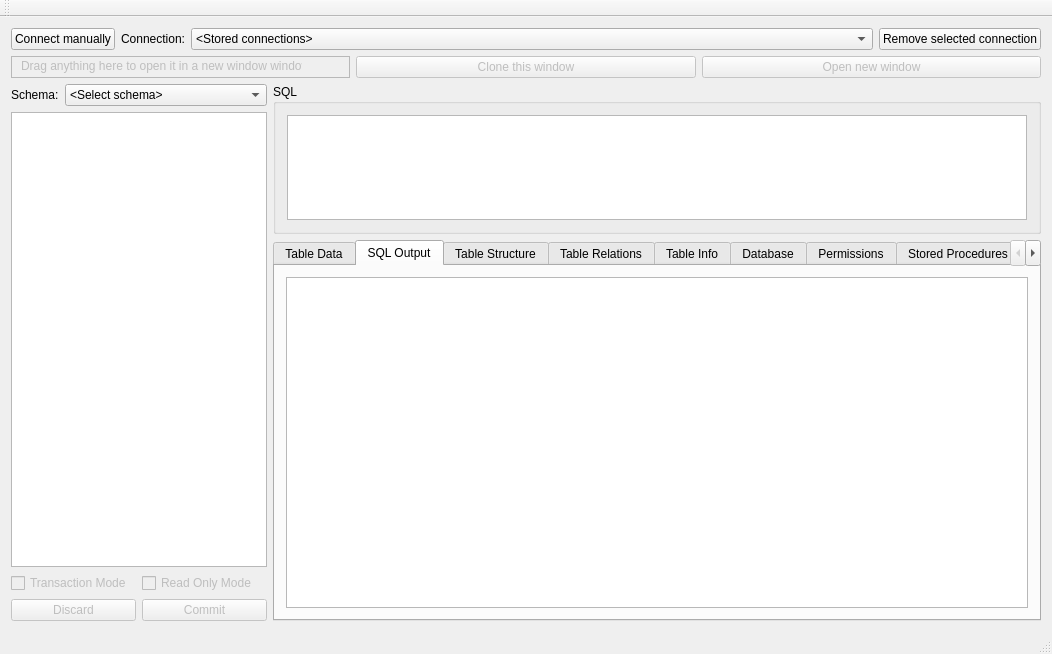
<?xml version="1.0" encoding="UTF-8"?>
<ui version="4.0">
 <class>DBWindow</class>
 <widget class="QMainWindow" name="DBWindow">
  <property name="geometry">
   <rect>
    <x>0</x>
    <y>0</y>
    <width>1052</width>
    <height>654</height>
   </rect>
  </property>
  <property name="windowTitle">
   <string>DBWindow</string>
  </property>
  <widget class="QWidget" name="centralWidget">
   <property name="sizePolicy">
    <sizepolicy hsizetype="Expanding" vsizetype="Expanding">
     <horstretch>0</horstretch>
     <verstretch>0</verstretch>
    </sizepolicy>
   </property>
   <layout class="QGridLayout" name="gridLayout">
    <item row="0" column="0">
     <layout class="QVBoxLayout" name="mainLayout">
      <property name="sizeConstraint">
       <enum>QLayout::SetMinimumSize</enum>
      </property>
      <item>
       <layout class="QHBoxLayout" name="horizontalLayout_2">
        <property name="sizeConstraint">
         <enum>QLayout::SetNoConstraint</enum>
        </property>
        <item>
         <widget class="QPushButton" name="connectButton">
          <property name="text">
           <string>Connect manually</string>
          </property>
         </widget>
        </item>
        <item>
         <widget class="QLabel" name="label_3">
          <property name="text">
           <string>Connection:</string>
          </property>
         </widget>
        </item>
        <item>
         <widget class="QComboBox" name="storedConnections">
          <property name="sizePolicy">
           <sizepolicy hsizetype="MinimumExpanding" vsizetype="Fixed">
            <horstretch>0</horstretch>
            <verstretch>0</verstretch>
           </sizepolicy>
          </property>
          <property name="maxVisibleItems">
           <number>100</number>
          </property>
          <property name="insertPolicy">
           <enum>QComboBox::InsertAtBottom</enum>
          </property>
          <property name="sizeAdjustPolicy">
           <enum>QComboBox::AdjustToContentsOnFirstShow</enum>
          </property>
          <item>
           <property name="text">
            <string>&lt;Stored connections&gt;</string>
           </property>
          </item>
         </widget>
        </item>
        <item>
         <widget class="QPushButton" name="removeConnection">
          <property name="text">
           <string>Remove selected connection</string>
          </property>
         </widget>
        </item>
       </layout>
      </item>
      <item>
       <layout class="QHBoxLayout" name="horizontalLayout_6">
        <property name="sizeConstraint">
         <enum>QLayout::SetNoConstraint</enum>
        </property>
        <item>
         <widget class="QFrame" name="frame">
          <property name="enabled">
           <bool>false</bool>
          </property>
          <property name="frameShape">
           <enum>QFrame::StyledPanel</enum>
          </property>
          <property name="frameShadow">
           <enum>QFrame::Raised</enum>
          </property>
          <widget class="QLabel" name="label_12">
           <property name="geometry">
            <rect>
             <x>10</x>
             <y>0</y>
             <width>281</width>
             <height>20</height>
            </rect>
           </property>
           <property name="text">
            <string>Drag anything here to open it in a new window window</string>
           </property>
          </widget>
         </widget>
        </item>
        <item>
         <widget class="QPushButton" name="pushButton_6">
          <property name="enabled">
           <bool>false</bool>
          </property>
          <property name="text">
           <string>Clone this window</string>
          </property>
         </widget>
        </item>
        <item>
         <widget class="QPushButton" name="pushButton_7">
          <property name="enabled">
           <bool>false</bool>
          </property>
          <property name="text">
           <string>Open new window</string>
          </property>
         </widget>
        </item>
       </layout>
      </item>
      <item>
       <layout class="QHBoxLayout" name="horizontalLayout">
        <property name="sizeConstraint">
         <enum>QLayout::SetNoConstraint</enum>
        </property>
        <item>
         <layout class="QVBoxLayout" name="verticalLayout_3">
          <item>
           <layout class="QHBoxLayout" name="horizontalLayout_3">
            <item>
             <widget class="QLabel" name="label_6">
              <property name="sizePolicy">
               <sizepolicy hsizetype="Maximum" vsizetype="Preferred">
                <horstretch>0</horstretch>
                <verstretch>0</verstretch>
               </sizepolicy>
              </property>
              <property name="text">
               <string>Schema:</string>
              </property>
             </widget>
            </item>
            <item>
             <widget class="QComboBox" name="schemaList">
              <property name="maxVisibleItems">
               <number>100</number>
              </property>
              <item>
               <property name="text">
                <string>&lt;Select schema&gt;</string>
               </property>
              </item>
             </widget>
            </item>
           </layout>
          </item>
          <item>
           <widget class="QListWidget" name="tableList">
            <property name="sizePolicy">
             <sizepolicy hsizetype="Preferred" vsizetype="Expanding">
              <horstretch>0</horstretch>
              <verstretch>0</verstretch>
             </sizepolicy>
            </property>
           </widget>
          </item>
          <item>
           <layout class="QHBoxLayout" name="horizontalLayout_4">
            <item>
             <widget class="QCheckBox" name="checkBox_2">
              <property name="enabled">
               <bool>false</bool>
              </property>
              <property name="toolTip">
               <string>When transaction mode is enabled no chages will be performed until you commit your changes</string>
              </property>
              <property name="text">
               <string>Transaction Mode</string>
              </property>
             </widget>
            </item>
            <item>
             <widget class="QCheckBox" name="checkBox">
              <property name="enabled">
               <bool>false</bool>
              </property>
              <property name="toolTip">
               <string>In read only mode a transaction is automatically started and discarded on each query</string>
              </property>
              <property name="text">
               <string>Read Only Mode</string>
              </property>
             </widget>
            </item>
           </layout>
          </item>
          <item>
           <layout class="QHBoxLayout" name="horizontalLayout_5">
            <item>
             <widget class="QPushButton" name="pushButton_4">
              <property name="enabled">
               <bool>false</bool>
              </property>
              <property name="text">
               <string>Discard</string>
              </property>
             </widget>
            </item>
            <item>
             <widget class="QPushButton" name="pushButton">
              <property name="enabled">
               <bool>false</bool>
              </property>
              <property name="text">
               <string>Commit</string>
              </property>
             </widget>
            </item>
           </layout>
          </item>
         </layout>
        </item>
        <item>
         <layout class="QVBoxLayout" name="verticalLayout">
          <item>
           <widget class="QGroupBox" name="sqlGroupBox">
            <property name="sizePolicy">
             <sizepolicy hsizetype="Preferred" vsizetype="Maximum">
              <horstretch>0</horstretch>
              <verstretch>100</verstretch>
             </sizepolicy>
            </property>
            <property name="maximumSize">
             <size>
              <width>16777215</width>
              <height>150</height>
             </size>
            </property>
            <property name="title">
             <string>SQL</string>
            </property>
            <property name="flat">
             <bool>false</bool>
            </property>
            <property name="checkable">
             <bool>false</bool>
            </property>
            <layout class="QGridLayout" name="gridLayout_3">
             <item row="0" column="0">
              <widget class="SQLEditor" name="sqlEdit"/>
             </item>
            </layout>
           </widget>
          </item>
          <item>
           <widget class="QTabWidget" name="tabs">
            <property name="enabled">
             <bool>true</bool>
            </property>
            <property name="sizePolicy">
             <sizepolicy hsizetype="MinimumExpanding" vsizetype="Expanding">
              <horstretch>0</horstretch>
              <verstretch>0</verstretch>
             </sizepolicy>
            </property>
            <property name="tabPosition">
             <enum>QTabWidget::North</enum>
            </property>
            <property name="tabShape">
             <enum>QTabWidget::Rounded</enum>
            </property>
            <property name="currentIndex">
             <number>1</number>
            </property>
            <property name="documentMode">
             <bool>false</bool>
            </property>
            <property name="tabsClosable">
             <bool>false</bool>
            </property>
            <property name="movable">
             <bool>true</bool>
            </property>
            <widget class="QWidget" name="tab">
             <attribute name="title">
              <string>Table Data</string>
             </attribute>
             <layout class="QGridLayout" name="gridLayout_2">
              <item row="0" column="0">
               <widget class="QTableView" name="tableContent">
                <property name="sizePolicy">
                 <sizepolicy hsizetype="MinimumExpanding" vsizetype="MinimumExpanding">
                  <horstretch>0</horstretch>
                  <verstretch>0</verstretch>
                 </sizepolicy>
                </property>
                <property name="dragEnabled">
                 <bool>false</bool>
                </property>
                <property name="dragDropMode">
                 <enum>QAbstractItemView::NoDragDrop</enum>
                </property>
                <property name="alternatingRowColors">
                 <bool>true</bool>
                </property>
                <property name="verticalScrollMode">
                 <enum>QAbstractItemView::ScrollPerPixel</enum>
                </property>
                <property name="horizontalScrollMode">
                 <enum>QAbstractItemView::ScrollPerPixel</enum>
                </property>
                <property name="gridStyle">
                 <enum>Qt::SolidLine</enum>
                </property>
                <property name="sortingEnabled">
                 <bool>true</bool>
                </property>
                <attribute name="horizontalHeaderCascadingSectionResizes">
                 <bool>false</bool>
                </attribute>
                <attribute name="verticalHeaderDefaultSectionSize">
                 <number>16</number>
                </attribute>
               </widget>
              </item>
             </layout>
            </widget>
            <widget class="QWidget" name="tab_3">
             <attribute name="title">
              <string>SQL Output</string>
             </attribute>
             <layout class="QGridLayout" name="gridLayout_4">
              <item row="0" column="0">
               <widget class="QTableView" name="sqlOutput">
                <attribute name="verticalHeaderDefaultSectionSize">
                 <number>16</number>
                </attribute>
               </widget>
              </item>
             </layout>
            </widget>
            <widget class="QWidget" name="tab_8">
             <attribute name="title">
              <string>Table Structure</string>
             </attribute>
            </widget>
            <widget class="QWidget" name="tab_7">
             <attribute name="title">
              <string>Table Relations</string>
             </attribute>
            </widget>
            <widget class="QWidget" name="tab_2">
             <attribute name="title">
              <string>Table Info</string>
             </attribute>
            </widget>
            <widget class="QWidget" name="tab_5">
             <attribute name="title">
              <string>Database</string>
             </attribute>
            </widget>
            <widget class="QWidget" name="tab_6">
             <attribute name="title">
              <string>Permissions</string>
             </attribute>
            </widget>
            <widget class="QWidget" name="tab_9">
             <attribute name="title">
              <string>Stored Procedures</string>
             </attribute>
            </widget>
            <widget class="QWidget" name="tab_10">
             <attribute name="title">
              <string>Triggers</string>
             </attribute>
            </widget>
           </widget>
          </item>
         </layout>
        </item>
       </layout>
      </item>
     </layout>
    </item>
   </layout>
  </widget>
  <widget class="QMenuBar" name="menuBar">
   <property name="geometry">
    <rect>
     <x>0</x>
     <y>0</y>
     <width>1052</width>
     <height>19</height>
    </rect>
   </property>
  </widget>
  <widget class="QToolBar" name="mainToolBar">
   <attribute name="toolBarArea">
    <enum>TopToolBarArea</enum>
   </attribute>
   <attribute name="toolBarBreak">
    <bool>false</bool>
   </attribute>
  </widget>
  <widget class="QStatusBar" name="statusBar"/>
 </widget>
 <layoutdefault spacing="6" margin="11"/>
 <customwidgets>
  <customwidget>
   <class>SQLEditor</class>
   <extends>QTextEdit</extends>
   <header location="global">sqleditor.h</header>
   <slots>
    <signal>controlEnterPressed()</signal>
   </slots>
  </customwidget>
 </customwidgets>
 <resources/>
 <connections/>
</ui>
